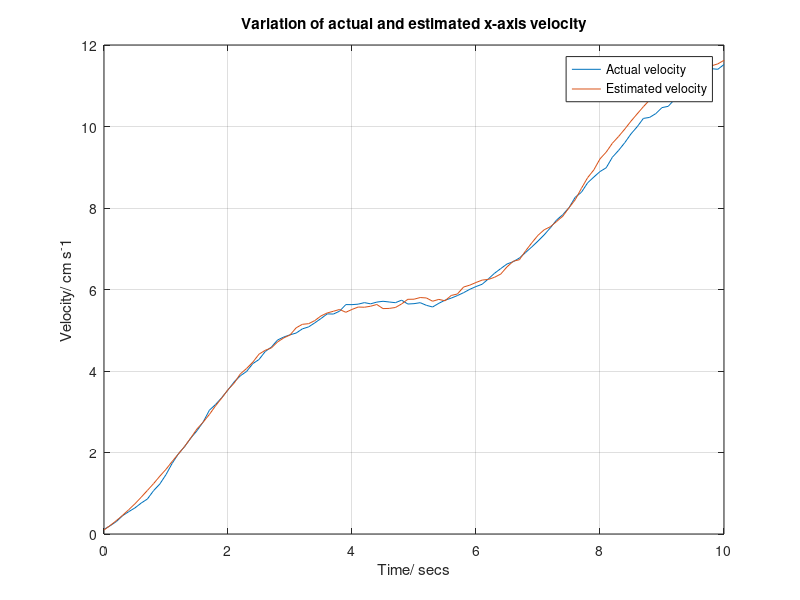
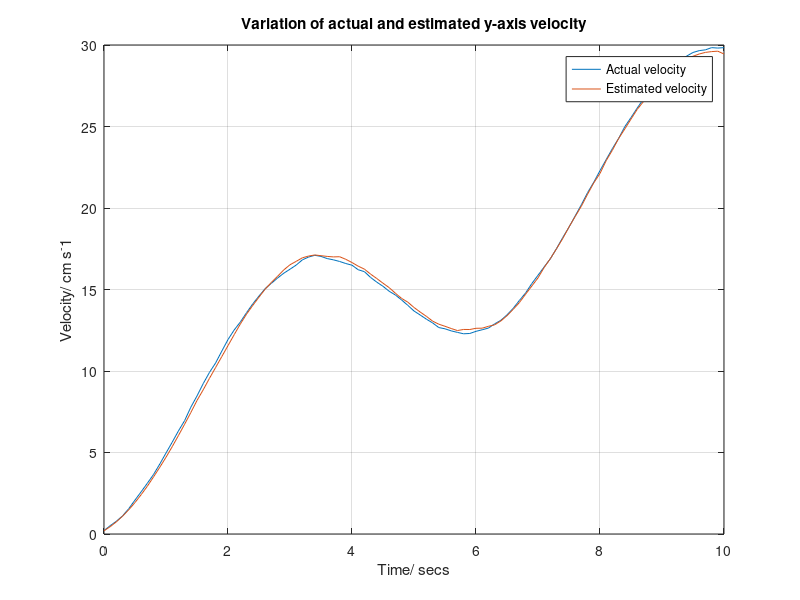
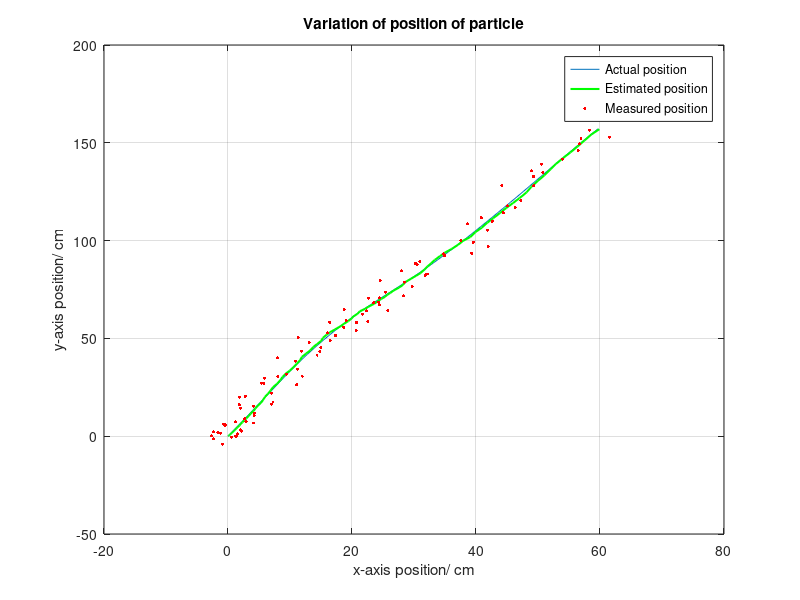

Source code (MATLAB) for these figures, in order:
clc; clear all;
%%% Simulating a particle moving in a plane using Kalman filter estimate
%%% INPUTS
%dur - duration of simulation in secs
%dt - Time step in secs
%sigma_acc - SD of acceleration ms-2
%sigma_gps - SD of GPS measurement m
dur = 10;
dt = 0.1;
sigma_acc = 0.5;
sigma_dis = 2;

%System Model
A = [1 dt 0 0; 0 1 0 0; 0 0 1 dt; 0 0 0 1];  %Transition/System matrix
B = [dt^2/2 0; dt 0; 0 dt^2/2; 0 dt];       %Input matrix
H = [1 0 0 0; 0 0 1 0];                     %Output matrix
x = [0;0;0;0];          %Initial x
xhat = x;               %Initial extimate

R = diag([sigma_dis^2 sigma_dis^2]);        %Measurement noise cov mat
Q = sigma_acc^2*[dt^4/4 dt^3/2 0 0; dt^3/2 dt^2 0 0; 0 0 dt^4/4 dt^3/2;...
    0 0 dt^3/2 dt^2];                       %Process noise cov mat
P = Q;      %State error cov matrix

%Parameters for plotting
pos = [];
posmeas=[];
poshat=[];
vel=[];
velmeas=[];
velhat=[];

for t=0:dt:dur
    %Input forcing function
    u = [1+sin(t); 2+5*sin(t)];
    
    %Process noise model
    processnoise = sigma_acc*[randn; randn];
    x = A*x +B*(u +processnoise);
    
    %Measurement noise model
    measnoise = sigma_dis*[randn; randn];
    y = H*x + measnoise;
    
    %%% Kalman Filter equations %%%
    
    %% Prediction step
    
    % A priori estimate
    xhat = A*xhat + B*u;   
    % State/Error covariance matrix update
    P = A*P*A' + Q;         
    
    %% Update step
    
    %inverse matrix for Kalman gain
    invmat = H*P*H' + R;    
    %Kalman gain
    K = P*H'*inv(invmat); 
    %Error vec for estimate update
    err_vec = y - H*xhat;   
    %Estimate update
    xhat = xhat + K*(err_vec);
    %Covariance of state matrix
    n = length(K*H);
    P = (eye(n) - K*H)*P;
    
    %Parameters for plotting
    pos = [pos; x(1), x(3)];
    posmeas = [posmeas; y(1), y(2)];
    poshat = [poshat; xhat(1), xhat(3)];
    vel = [vel; x(2), x(4)];
    velhat = [velhat; xhat(2), xhat(4)];
    
end

%% Plots
t = 0:dt:dur;
figure()
plot(t,vel(:,1), t, velhat(:,1));
legend('Actual velocity', 'Estimated velocity')
xlabel('Time/ secs'); ylabel('Velocity/ cm s^-1')
title('Variation of actual and estimated x-axis velocity');
grid on;
figure()
plot(t,vel(:,2), t, velhat(:,2))
legend('Actual velocity', 'Estimated velocity')
xlabel('Time/ secs'); ylabel('Velocity/ cm s^-1')
title('Variation of actual and estimated y-axis velocity');
grid on;

figure()
plot(pos(:,1), pos(:,2), poshat(:,1), poshat(:,2),'g','LineWidth',1.5)
hold on;
scatter(posmeas(:,1), posmeas(:,2), 5,'r','filled')
legend('Actual position', 'Estimated position', 'Measured position')
xlabel('x-axis position/ cm'); ylabel('y-axis position/ cm')
title('Variation of position of particle');
grid on;
    